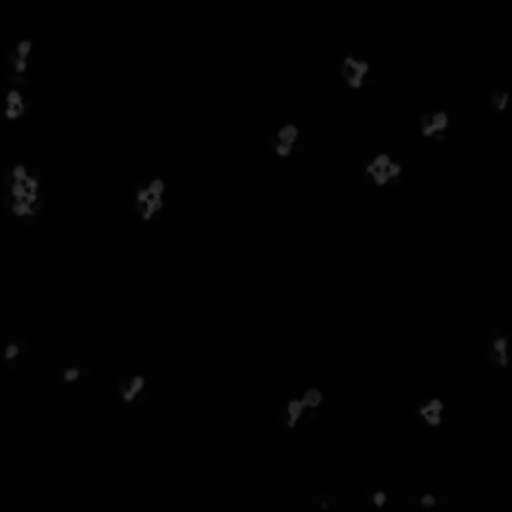
#> input picture 04-Tools/unet/test_code/frame1.png, 512 x 512 px
$ jupyter execute read_image_thresh.ipynb   (shell and % lines are left out)
#> lines starting #> are read from the running program, lines starting #| are printed output that depends on the picture; after the words box and inside, x2 and y2 are one past the last pixel; in counts of white or black regions, pixels touching at a corner belong together
[cell 1]
import os
opb = os.path.basename
opd = os.path.dirname
import shutil as sh
##
from PIL import Image
##
import numpy as np
##
from matplotlib.backends.backend_agg import FigureCanvasAgg
from matplotlib.figure import Figure
from matplotlib import pyplot as plt
import cv2

[cell 2]
addr_img = "frame1.png"

[cell 3]
def read(addr_img):
    '''
    read and threshold
    '''
#> called with addr_img = 'frame1.png'
    thresh = 50
    img = cv2.imread(addr_img)
#> img is the input picture: shape (512, 512, 3); min 1, max 57, mean 1.9
    imgray = cv2.cvtColor(img, cv2.COLOR_BGR2GRAY)             # self.img_mask
    ret, thresh = cv2.threshold(imgray, thresh, 255, 0)
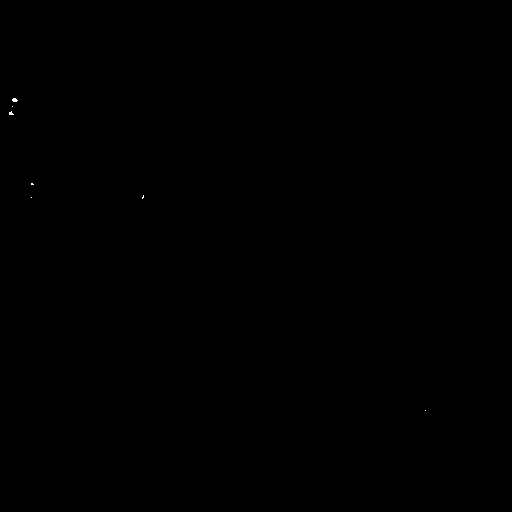
#> thresh: shape (512, 512); 0.02% white in thin lines or dots, all inside (x1, y1, x2, y2) = (9, 98, 426, 411)
#> ret = 50
    plt.imshow(thresh)
    plt.show()
    #contours, hierarchy = cv2.findContours(thresh, cv2.RETR_TREE, cv2.CHAIN_APPROX_SIMPLE)[-2:]
